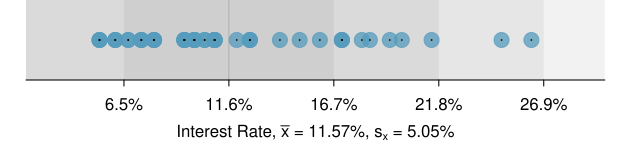

Recreate this plot in R.
library(openintro)
data(email50)
data(COL)
d <- loan50$interest_rate
mean(d)
sd(d)

myPDF("sdRuleForIntRate.pdf", 6.3, 1.5,
      mar = c(3.5, 1.3, 0, 1.3),
      mgp = c(2.2, 0.7, 0))
expr <- expression(paste("Interest Rate, ",
                         bar(x),
                         " = 11.57%, ",
                         s[x],
                         " = 5.05%"))
dotPlot(d,
        col = COL[1,2],
        pch = 20,
        cex = 2,
        xlim = range(d) + sd(d) / 2 * c(-1, 1),
        axes = FALSE,
        xlab = expr,
        type = 'n')
m <- round(mean(d), 1)
s <- round(sd(d), 1)
abline(v = m, col = COL[7])
col <- '#0000000D'
border <- '#00000000'
rect(m - s, -5, m + s, 5,
     col = col, border = border)
rect(m - 2 * s, -5, m + 2 * s, 5,
     col = col, border = border)
rect(m - 3 * s, -5, m + 3 * s, 5,
     col = col, border = border)
rect(m - 4 * s, -5, m + 4 * s, 5,
     col = col, border = border)
dotPlot(d,
        col = COL[1, 2],
        pch = 20,
        cex = 3,
        add = TRUE,
        axes = FALSE)
dotPlot(d,
        col = 1,
        pch = ".",
        add = TRUE,
        axes = FALSE)
AxisInPercent(1, m + s * (-7:7))
dev.off()

sum(d > m - s & d < m + s) / length(d)
sum(d > m - 2 * s & d < m + 2 * s) / length(d)
